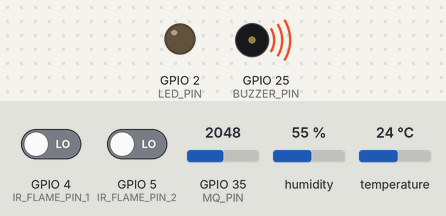
The program below on a simulated ESP32. Shown: output pins drawn as LEDs (lit = HIGH), buzzer (waves = sounding). Inputs (shaded band) come from the test bench; at power-on: GPIO 5 (IR_FLAME_PIN_2) LOW, GPIO 4 (IR_FLAME_PIN_1) LOW, GPIO 35 (MQ_PIN) = 2048, humidity 55 %, temperature 24 °C. WiFi joins after 1.5 s; servers stay silent unless stated; what the program prints to the serial monitor is not drawn.

Above: at 4.3 s.
5.3 s: GPIO 5 (IR_FLAME_PIN_2) driven HIGH
At 7.0 s:
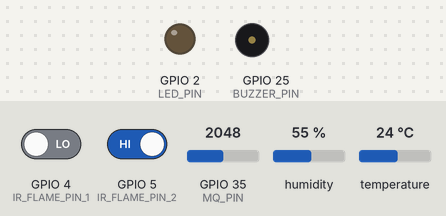
8.6 s: GPIO 4 (IR_FLAME_PIN_1) driven HIGH
At 8.92 s:
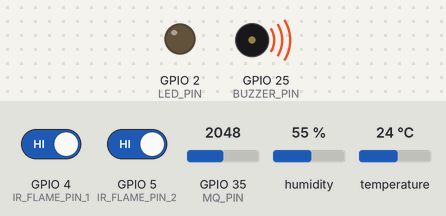
13.2 s: GPIO 4 (IR_FLAME_PIN_1) driven LOW
15.1 s: GPIO 5 (IR_FLAME_PIN_2) driven LOW
At 18.1 s:
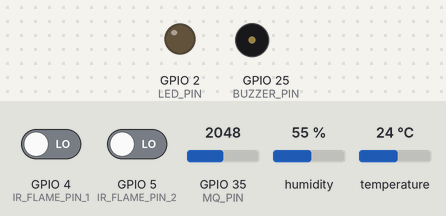
Timing chart, 0 to 20.1 s (numbered marks = the images above; inputs shaded):
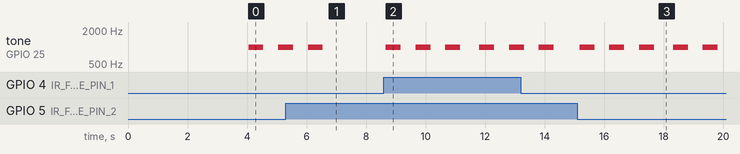

Measured:
- after the input at 5.3 s, tone on GPIO 25 (BUZZER_PIN): goes on until 6.6 s, then stays silent
- after the input at 8.6 s, tone on GPIO 25 (BUZZER_PIN): plays 1000 Hz for 0.50 s, 1000 Hz for 0.50 s, 1000 Hz for 0.50 s, 1000 Hz for 0.50 s, 1000 Hz for 0.39 s, starting after 0.07 s
- after the input at 15.1 s, tone on GPIO 25 (BUZZER_PIN): plays 1000 Hz for 0.50 s, 1000 Hz for 0.50 s, 1000 Hz for 0.50 s, 1000 Hz for 0.50 s, 1000 Hz for 0.50 s, starting after 0.08 s

The program:

main.cpp
```cpp
#include "arduino_secrets.h"
#include "environmentMonitor.h"
#include "fireDetection.h"
#include "communication.h"
#include "thingProperties.h"
#include <Arduino.h>

void setup() {
  // Initialize serial and wait for port to open:
  Serial.begin(115200);

  initDHT(); // Initialize DHT sensor
  pinMode(IR_FLAME_PIN_1, INPUT);
  pinMode(IR_FLAME_PIN_2, INPUT);
  pinMode(BUZZER_PIN, OUTPUT);

  // Defined in thingProperties.h
  initProperties();

  // Connect to Arduino IoT Cloud
  ArduinoCloud.begin(ArduinoIoTPreferredConnection);

  /*
    The following function allows you to obtain more information
    related to the state of network and IoT Cloud connection and errors.
    The higher the number the more granular the information.
    The default is 0 (only errors), maximum is 4.
  */
  setDebugMessageLevel(2);
  ArduinoCloud.printDebugInfo();

  initWifi();
}

void loop() {
  ArduinoCloud.update();

  // Read values from sensors
  float temp = readTemperature();
  float hum = readHumidity();
  int mq = readMQSensor();
  int state = detectFlame();

  // Update cloud variables
  temperature = temp;
  humidity = hum;
  mqValue = mq;
  room1 = state == 1;
  room2 = state == 2;

  // Debug prints
  Serial.print("🌡️ Temp: ");
  Serial.print(temperature);
  Serial.print("°C | 💧 Humidity: ");
  Serial.print(humidity);
  Serial.print("% | 🧪 MQ: ");
  Serial.print(mqValue);
  Serial.print(" | 🔥 Room 1: ");
  Serial.println(room1 ? "Yes" : "No");
  Serial.print("🔥 Room 2: ");
  Serial.println(room2 ? "Yes" : "No");

  fireControl(); // Check for fire detection

  delay(100); // Adjust as needed
}
```

arduino_secrets.h
```cpp
#define SECRET_DEVICE_KEY "9YEas#yJ?zkMOuVpF@Vodr8wE"
#define SECRET_SSID "Dineth Hasaranga"
#define SECRET_OPTIONAL_PASS "Azsd@086"
```

communication.h
```cpp
#ifndef COMMUNICATION_H
#define COMMUNICATION_H

#include <Arduino.h>
#include "BluetoothSerial.h"
#include "arduino_secrets.h"

// Function prototype
void initWifi();
void sendRoomNumber(String roomNumber);

#endif
```

environmentMonitor.h
```cpp
#ifndef ENVIRONMENT_MONITOR_H
#define ENVIRONMENT_MONITOR_H

#include <DHT.h>

// Pin and type definitions
#define DHT_PIN 15
#define DHT_TYPE DHT11
#define MQ_PIN 35

// Function prototypes
void initDHT();
float readHumidity();
float readTemperature();
int readMQSensor();

#endif // MQ_HUMIDITY_MONITOR_H
```

fireDetection.h
```cpp
#ifndef FIRE_DETECTION_H
#define FIRE_DETECTION_H

#include <Arduino.h>

// Define sensor and buzzer pins
#define IR_FLAME_PIN_1 4
#define IR_FLAME_PIN_2 5
#define BUZZER_PIN 25

// Function prototypes
int detectFlame();
void fireControl();
void alertFire();
void alertBuzzer(int frequency);
void stopBuzzer();

#endif
```

thingProperties.h
```cpp
// Code generated by Arduino IoT Cloud, DO NOT EDIT.

#include <ArduinoIoTCloud.h>
#include <Arduino_ConnectionHandler.h>

const char DEVICE_LOGIN_NAME[]  = "3647c156-f052-45b9-9956-bb05e07e7272";

const char SSID[]               = SECRET_SSID;    // Network SSID (name)
const char PASS[]               = SECRET_OPTIONAL_PASS;    // Network password (use for WPA, or use as key for WEP)
const char DEVICE_KEY[]  = SECRET_DEVICE_KEY;    // Secret device password


float humidity;
float temperature;
int mqValue;
bool room1 = false;
bool room2 = false;

void initProperties(){

  ArduinoCloud.setBoardId(DEVICE_LOGIN_NAME);
  ArduinoCloud.setSecretDeviceKey(DEVICE_KEY);
  ArduinoCloud.addProperty(humidity, READ, ON_CHANGE, NULL);
  ArduinoCloud.addProperty(temperature, READ, ON_CHANGE, NULL);
  ArduinoCloud.addProperty(mqValue, READ, ON_CHANGE, NULL);
  ArduinoCloud.addProperty(room1, READ, ON_CHANGE, NULL);
  ArduinoCloud.addProperty(room2, READ, ON_CHANGE, NULL);

}

WiFiConnectionHandler ArduinoIoTPreferredConnection(SSID, PASS);
```

communication.cpp
```cpp
#include <WiFi.h>
#include "communication.h"  // Ensure this has roomNumber as a global or passed variable

WiFiServer server(80);  // Port 80
WiFiClient client;

const int LED_PIN = 2;  // Built-in LED pin (commonly GPIO2)

// Define static IP settings
IPAddress local_IP(192, 168, 1, 200);    // Choose a free IP on your network
IPAddress gateway(192, 168, 1, 1);       // Usually your router IP
IPAddress subnet(255, 255, 255, 0);
IPAddress dns(8, 8, 8, 8);               // Optional: DNS server

void initWifi() {
  Serial.println("Initializing WiFi...");

  // Apply static IP configuration
  if (!WiFi.config(local_IP, gateway, subnet, dns)) {
    Serial.println("⚠️ Failed to configure static IP");
  }

  WiFi.begin(SECRET_SSID, SECRET_OPTIONAL_PASS);

  // Wait for connection with timeout
  unsigned long startAttempt = millis();
  while (WiFi.status() != WL_CONNECTED && millis() - startAttempt < 15000) {
    Serial.println("Connecting to WiFi...");
    delay(1000);
  }

  if (WiFi.status() != WL_CONNECTED) {
    Serial.println("❌ WiFi connection failed!");
    return;
  }

  Serial.println("✅ Connected to WiFi");
  Serial.print("📡 ESP32 IP Address: ");
  Serial.println(WiFi.localIP());

  server.begin();
  Serial.println("🖧 Server started on port 80");

  pinMode(LED_PIN, OUTPUT);  // Setup LED pin
  digitalWrite(LED_PIN, LOW); // Turn off initially
}

void sendRoomNumber(String roomNumber) {
  // Check if already connected
  if (!client || !client.connected()) {
    Serial.println("Waiting for client to connect...");
    client = server.available();
    if (client) {
      Serial.println("✅ Client connected!");
    }
  }

  if (client && client.connected()) {
    client.println(roomNumber);
    Serial.println("Room number sent to Arduino: " + roomNumber);
    digitalWrite(LED_PIN, HIGH);  // Turn on LED
  } else {
    Serial.println("Client not connected yet.");
    digitalWrite(LED_PIN, LOW);   // Turn off LED if not connected
  }
}
```

environmentMonitor.cpp
```cpp
#include "environmentMonitor.h"

// Create an instance for the DHT sensor
DHT dht(DHT_PIN, DHT_TYPE);

float h,t;
unsigned long lastCheckTime;

// Function to read MQ sensor
int readMQSensor() {
  // Read MQ sensor value
  return analogRead(MQ_PIN);
}

// Initialize DHT sensor
void initDHT() {
  dht.begin();
  delay(2000); // Wait for sensor to stabilize
}

// Read humidity
float readHumidity() {
  h = dht.readHumidity();  // Ensure `humidity` is accessed from thingProperties.h
  return h;
}

// Read temperature
float readTemperature() {
  t = dht.readTemperature();  // Ensure `temperature` is accessed from thingProperties.h
  return t;
}
```

fireDetection.cpp
```cpp
#include "fireDetection.h"
#include "communication.h"

void fireControl() {
    int flameDetected = detectFlame();  // Store the result once

    if (flameDetected == 1) {
        Serial.println("🔥 Fire detected in Room 1!");
        sendRoomNumber("room1");  // Send room number to HC-06
        alertFire();
    } else if (flameDetected == 2) {
        Serial.println("🔥 Fire detected in Room 2!");
        sendRoomNumber("room2");  // Send room number to HC-06
        alertFire();
    } else {
        Serial.println("✅ No fire detected.");
        stopBuzzer();
    }
}

int detectFlame() {
    int room1State = digitalRead(IR_FLAME_PIN_1);
    int room2State = digitalRead(IR_FLAME_PIN_2) == LOW;

    Serial.print("📡 Room 1 Sensor: ");
    Serial.println(room1State);
    Serial.print("📡 Room 2 Sensor: ");
    Serial.println(room2State);

    if (room1State == HIGH) return 1;
    if (room2State == HIGH) return 2;

    return 0;
}

void alertFire() {
    for (int i = 0; i < 3; i++) {
        alertBuzzer(1000);
        delay(500);
        stopBuzzer();
        delay(500);
    }
}

void alertBuzzer(int frequency) {
    tone(BUZZER_PIN, frequency);
}

void stopBuzzer() {
    noTone(BUZZER_PIN);
}
```
